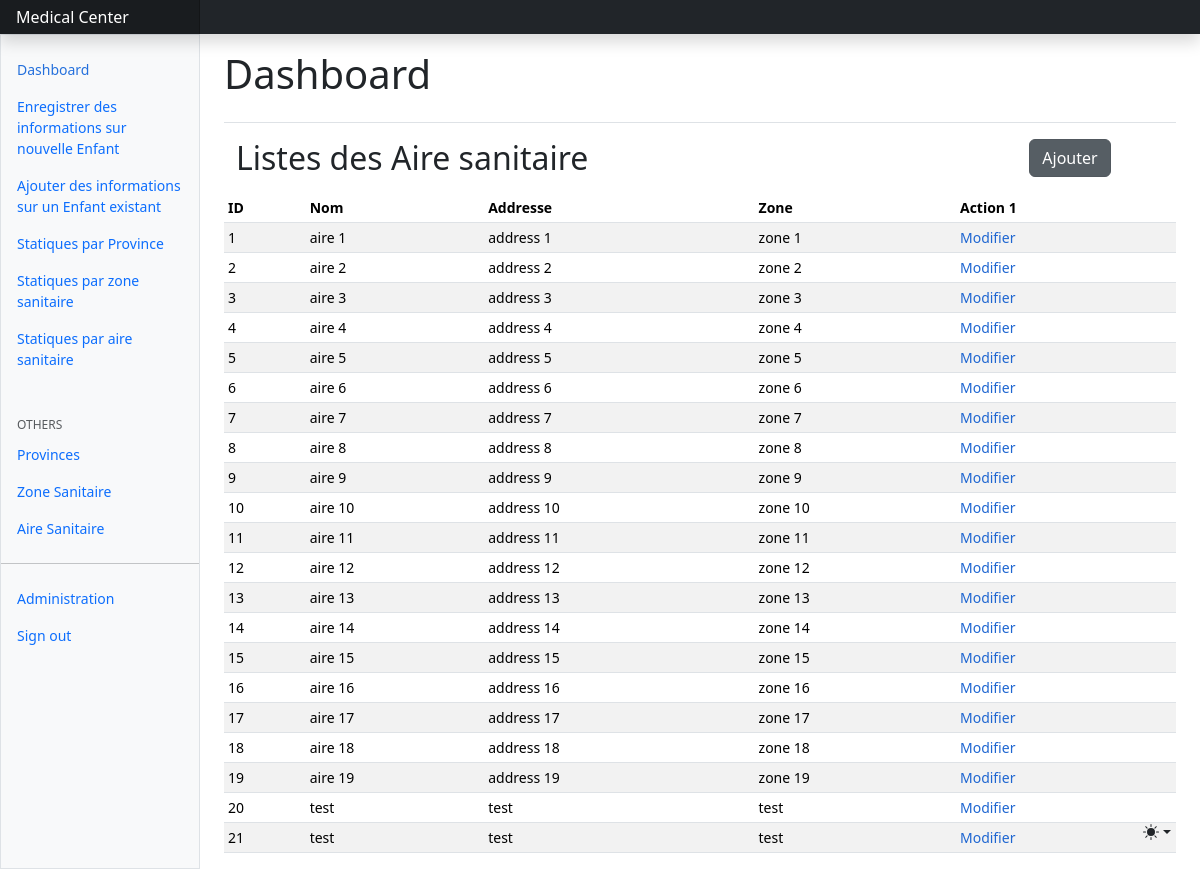
The page /index/aire-sanitaire/list/ (signed in) on the database its author committed.
### core/models.py (models this page shows, shortened)
class AireSanitaire(models.Model):
    code_aire = models.BigAutoField(primary_key=True)
    nom_aire = models.CharField(max_length=20, null=False)
    address = models.CharField(max_length=20, null=True)
    code_zone = models.ForeignKey(ZoneSanitaire, on_delete=models.CASCADE, null=True)

class ZoneSanitaire(models.Model):
    code_zone = models.BigAutoField(primary_key=True)
    nom_zone = models.CharField(max_length=20, null=False)
    address = models.CharField(max_length=30, null=False)
    code_province = models.ForeignKey(Province, on_delete=models.CASCADE)
    def __str__(self) -> str:
        return self.nom_zone

### core/views.py (the view)
# urls.py: path('index/aire-sanitaire/list/',aire_sanitaire_list,name='aire_sanitaire_list'),
@login_required
def aire_sanitaire_list(request):
    aire_sanitaires = AireSanitaire.objects.all()
    return render(request,'aire_sanitaire_list.html',{'aire_sanitaires':aire_sanitaires})

### core/templates/aire_sanitaire_list.html (shortened to what this page needs)
{% extends "index.html" %}
{% block content %}
<div class="mb-2 container">
    <div
        class="row"
    >
        <div class="col-10"><h2>Listes des Aire sanitaire</h2></div>
        <div class="col-2">
            <a href="{%url 'core:aire_sanitaire_create'%}" class=" btn btn-secondary  active" role="button" aria-pressed="true">Ajouter</a>
        </div>
    </div>
</div>
<div class="table-responsive small">
  <table class="table table-striped table-sm">
    <thead>
      <tr>
        <th scope="col">ID</th>
        <th scope="col">Nom</th>
        <th scope="col">Addresse</th>
        <th scope="col">Zone</th>
        <th scope="col">Action 1</th>
      </tr>
    </thead>
    <tbody>
        {% for aire_sanitaire in aire_sanitaires %}
        <tr>
            <td>{{aire_sanitaire.code_aire}}</td>
            <td>{{aire_sanitaire.nom_aire}}</td>
            <td>{{aire_sanitaire.address}}</td>
            <td>{{aire_sanitaire.code_zone}}</td>
            <td>
                <a class="mdf"href="{%url 'core:aire_sanitaire_update' aire_sanitaire.code_aire%}" style="color:rgb(30, 102, 209); text-decoration:none;">Modifier</a>
            </td>
        </tr>
        {% endfor %}
    </tbody>
  </table>
</div>
{% endblock content %}

### rows shown on the page
AireSanitaire: code_aire "1", nom_aire "aire 1", address "address 1", code_zone "zone 1"
AireSanitaire: code_aire "2", nom_aire "aire 2", address "address 2", code_zone "zone 2"
AireSanitaire: code_aire "3", nom_aire "aire 3", address "address 3", code_zone "zone 3"
AireSanitaire: code_aire "4", nom_aire "aire 4", address "address 4", code_zone "zone 4"
AireSanitaire: code_aire "5", nom_aire "aire 5", address "address 5", code_zone "zone 5"
AireSanitaire: code_aire "6", nom_aire "aire 6", address "address 6", code_zone "zone 6"
AireSanitaire: code_aire "7", nom_aire "aire 7", address "address 7", code_zone "zone 7"
AireSanitaire: code_aire "8", nom_aire "aire 8", address "address 8", code_zone "zone 8"
AireSanitaire: code_aire "9", nom_aire "aire 9", address "address 9", code_zone "zone 9"
AireSanitaire: code_aire "10", nom_aire "aire 10", address "address 10", code_zone "zone 10"
AireSanitaire: code_aire "11", nom_aire "aire 11", address "address 11", code_zone "zone 11"
AireSanitaire: code_aire "12", nom_aire "aire 12", address "address 12", code_zone "zone 12"
AireSanitaire: code_aire "13", nom_aire "aire 13", address "address 13", code_zone "zone 13"
AireSanitaire: code_aire "14", nom_aire "aire 14", address "address 14", code_zone "zone 14"
AireSanitaire: code_aire "15", nom_aire "aire 15", address "address 15", code_zone "zone 15"
AireSanitaire: code_aire "16", nom_aire "aire 16", address "address 16", code_zone "zone 16"
AireSanitaire: code_aire "17", nom_aire "aire 17", address "address 17", code_zone "zone 17"
AireSanitaire: code_aire "18", nom_aire "aire 18", address "address 18", code_zone "zone 18"
AireSanitaire: code_aire "19", nom_aire "aire 19", address "address 19", code_zone "zone 19"
AireSanitaire: code_aire "20", nom_aire "test", address "test", code_zone "test"
AireSanitaire: code_aire "21", nom_aire "test", address "test", code_zone "test"
